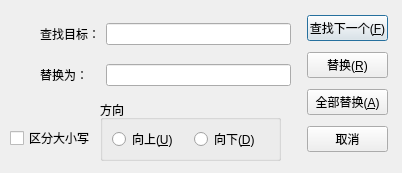
<?xml version="1.0" encoding="UTF-8"?>
<ui version="4.0">
 <class>ReplaceDialog</class>
 <widget class="QDialog" name="ReplaceDialog">
  <property name="geometry">
   <rect>
    <x>0</x>
    <y>0</y>
    <width>402</width>
    <height>173</height>
   </rect>
  </property>
  <property name="windowTitle">
   <string>Dialog</string>
  </property>
  <widget class="QWidget" name="layoutWidget">
   <property name="geometry">
    <rect>
     <x>307</x>
     <y>10</y>
     <width>81</width>
     <height>151</height>
    </rect>
   </property>
   <layout class="QVBoxLayout" name="verticalLayout">
    <item>
     <widget class="QPushButton" name="btnNext">
      <property name="text">
       <string>查找下一个(&amp;F)</string>
      </property>
     </widget>
    </item>
    <item>
     <widget class="QPushButton" name="btnReplace">
      <property name="text">
       <string>替换(&amp;R)</string>
      </property>
     </widget>
    </item>
    <item>
     <widget class="QPushButton" name="btnAll">
      <property name="text">
       <string>全部替换(&amp;A)</string>
      </property>
     </widget>
    </item>
    <item>
     <widget class="QPushButton" name="btnCancel">
      <property name="text">
       <string>取消</string>
      </property>
     </widget>
    </item>
   </layout>
  </widget>
  <widget class="QCheckBox" name="checkBoxCaseSensitive">
   <property name="geometry">
    <rect>
     <x>10</x>
     <y>130</y>
     <width>101</width>
     <height>16</height>
    </rect>
   </property>
   <property name="text">
    <string>区分大小写</string>
   </property>
  </widget>
  <widget class="QGroupBox" name="groupBox">
   <property name="geometry">
    <rect>
     <x>100</x>
     <y>100</y>
     <width>181</width>
     <height>61</height>
    </rect>
   </property>
   <property name="title">
    <string>方向</string>
   </property>
   <layout class="QHBoxLayout" name="horizontalLayout">
    <item>
     <widget class="QRadioButton" name="radioUp">
      <property name="text">
       <string>向上(&amp;U)</string>
      </property>
     </widget>
    </item>
    <item>
     <widget class="QRadioButton" name="radioDown">
      <property name="text">
       <string>向下(&amp;D)</string>
      </property>
     </widget>
    </item>
   </layout>
  </widget>
  <widget class="QWidget" name="">
   <property name="geometry">
    <rect>
     <x>40</x>
     <y>10</y>
     <width>251</width>
     <height>91</height>
    </rect>
   </property>
   <layout class="QGridLayout" name="gridLayout">
    <item row="0" column="0" colspan="2">
     <widget class="QLabel" name="label">
      <property name="text">
       <string>查找目标：</string>
      </property>
     </widget>
    </item>
    <item row="0" column="2">
     <widget class="QLineEdit" name="target"/>
    </item>
    <item row="1" column="0">
     <widget class="QLabel" name="label_2">
      <property name="text">
       <string>替换为：</string>
      </property>
     </widget>
    </item>
    <item row="1" column="2">
     <widget class="QLineEdit" name="replaceTo"/>
    </item>
   </layout>
  </widget>
 </widget>
 <resources/>
 <connections/>
</ui>
